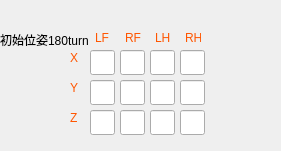
     <widget class="QWidget" name="widget" native="true">
      <property name="geometry">
       <rect>
        <x>790</x>
        <y>-10</y>
        <width>281</width>
        <height>151</height>
       </rect>
      </property>
      <widget class="QLineEdit" name="edit_180TurnSet_yRF">
       <property name="geometry">
        <rect>
         <x>120</x>
         <y>80</y>
         <width>25</width>
         <height>25</height>
        </rect>
       </property>
      </widget>
      <widget class="QLabel" name="label_51">
       <property name="geometry">
        <rect>
         <x>70</x>
         <y>80</y>
         <width>16</width>
         <height>16</height>
        </rect>
       </property>
       <property name="styleSheet">
        <string notr="true">font: 25 6pt &quot;Adobe 宋体 Std L&quot;;
color: rgb(255, 85, 0);</string>
       </property>
       <property name="text">
        <string>Y</string>
       </property>
      </widget>
      <widget class="QLabel" name="label_52">
       <property name="geometry">
        <rect>
         <x>95</x>
         <y>30</y>
         <width>16</width>
         <height>16</height>
        </rect>
       </property>
       <property name="styleSheet">
        <string notr="true">font: 25 6pt &quot;Adobe 宋体 Std L&quot;;
color: rgb(255, 85, 0);</string>
       </property>
       <property name="text">
        <string>LF</string>
       </property>
      </widget>
      <widget class="QLineEdit" name="edit_180TurnSet_xLH">
       <property name="geometry">
        <rect>
         <x>150</x>
         <y>50</y>
         <width>25</width>
         <height>25</height>
        </rect>
       </property>
      </widget>
      <widget class="QLineEdit" name="edit_180TurnSet_xRH">
       <property name="geometry">
        <rect>
         <x>180</x>
         <y>50</y>
         <width>25</width>
         <height>25</height>
        </rect>
       </property>
      </widget>
      <widget class="QLineEdit" name="edit_180TurnSet_xRF">
       <property name="geometry">
        <rect>
         <x>120</x>
         <y>50</y>
         <width>25</width>
         <height>25</height>
        </rect>
       </property>
      </widget>
      <widget class="QLineEdit" name="edit_180TurnSet_zRH">
       <property name="geometry">
        <rect>
         <x>180</x>
         <y>110</y>
         <width>25</width>
         <height>25</height>
        </rect>
       </property>
      </widget>
      <widget class="QLabel" name="label_53">
       <property name="geometry">
        <rect>
         <x>185</x>
         <y>30</y>
         <width>16</width>
         <height>16</height>
        </rect>
       </property>
       <property name="styleSheet">
        <string notr="true">font: 25 6pt &quot;Adobe 宋体 Std L&quot;;
color: rgb(255, 85, 0);</string>
       </property>
       <property name="text">
        <string>RH</string>
       </property>
      </widget>
      <widget class="QLineEdit" name="edit_180TurnSet_zLF">
       <property name="geometry">
        <rect>
         <x>90</x>
         <y>110</y>
         <width>25</width>
         <height>25</height>
        </rect>
       </property>
      </widget>
      <widget class="QLabel" name="label_54">
       <property name="geometry">
        <rect>
         <x>70</x>
         <y>110</y>
         <width>16</width>
         <height>16</height>
        </rect>
       </property>
       <property name="styleSheet">
        <string notr="true">font: 25 6pt &quot;Adobe 宋体 Std L&quot;;
color: rgb(255, 85, 0);</string>
       </property>
       <property name="text">
        <string>Z</string>
       </property>
      </widget>
      <widget class="QLineEdit" name="edit_180TurnSet_yLH">
       <property name="geometry">
        <rect>
         <x>150</x>
         <y>80</y>
         <width>25</width>
         <height>25</height>
        </rect>
       </property>
      </widget>
      <widget class="QLineEdit" name="edit_180TurnSet_yLF">
       <property name="geometry">
        <rect>
         <x>90</x>
         <y>80</y>
         <width>25</width>
         <height>25</height>
        </rect>
       </property>
      </widget>
      <widget class="QLineEdit" name="edit_180TurnSet_zRF">
       <property name="geometry">
        <rect>
         <x>120</x>
         <y>110</y>
         <width>25</width>
         <height>25</height>
        </rect>
       </property>
      </widget>
      <widget class="QLineEdit" name="edit_180TurnSet_yRH">
       <property name="geometry">
        <rect>
         <x>180</x>
         <y>80</y>
         <width>25</width>
         <height>25</height>
        </rect>
       </property>
      </widget>
      <widget class="QLabel" name="label_55">
       <property name="geometry">
        <rect>
         <x>125</x>
         <y>30</y>
         <width>16</width>
         <height>16</height>
        </rect>
       </property>
       <property name="styleSheet">
        <string notr="true">font: 25 6pt &quot;Adobe 宋体 Std L&quot;;
color: rgb(255, 85, 0);</string>
       </property>
       <property name="text">
        <string>RF</string>
       </property>
      </widget>
      <widget class="QLineEdit" name="edit_180TurnSet_zLH">
       <property name="geometry">
        <rect>
         <x>150</x>
         <y>110</y>
         <width>25</width>
         <height>25</height>
        </rect>
       </property>
      </widget>
      <widget class="QLabel" name="label_56">
       <property name="geometry">
        <rect>
         <x>70</x>
         <y>50</y>
         <width>16</width>
         <height>16</height>
        </rect>
       </property>
       <property name="styleSheet">
        <string notr="true">font: 25 6pt &quot;Adobe 宋体 Std L&quot;;
color: rgb(255, 85, 0);</string>
       </property>
       <property name="text">
        <string>X</string>
       </property>
      </widget>
      <widget class="QLineEdit" name="edit_180TurnSet_xLF">
       <property name="geometry">
        <rect>
         <x>90</x>
         <y>50</y>
         <width>25</width>
         <height>25</height>
        </rect>
       </property>
      </widget>
      <widget class="QLabel" name="label_57">
       <property name="geometry">
        <rect>
         <x>155</x>
         <y>30</y>
         <width>16</width>
         <height>16</height>
        </rect>
       </property>
       <property name="styleSheet">
        <string notr="true">font: 25 6pt &quot;Adobe 宋体 Std L&quot;;
color: rgb(255, 85, 0);</string>
       </property>
       <property name="text">
        <string>LH</string>
       </property>
      </widget>
      <widget class="QLabel" name="label_24">
       <property name="geometry">
        <rect>
         <x>0</x>
         <y>30</y>
         <width>281</width>
         <height>20</height>
        </rect>
       </property>
       <property name="styleSheet">
        <string notr="true">font: 25 7pt &quot;Adobe 宋体 Std L&quot;;</string>
       </property>
       <property name="text">
        <string>初始位姿180turn</string>
       </property>
      </widget>
     </widget>
